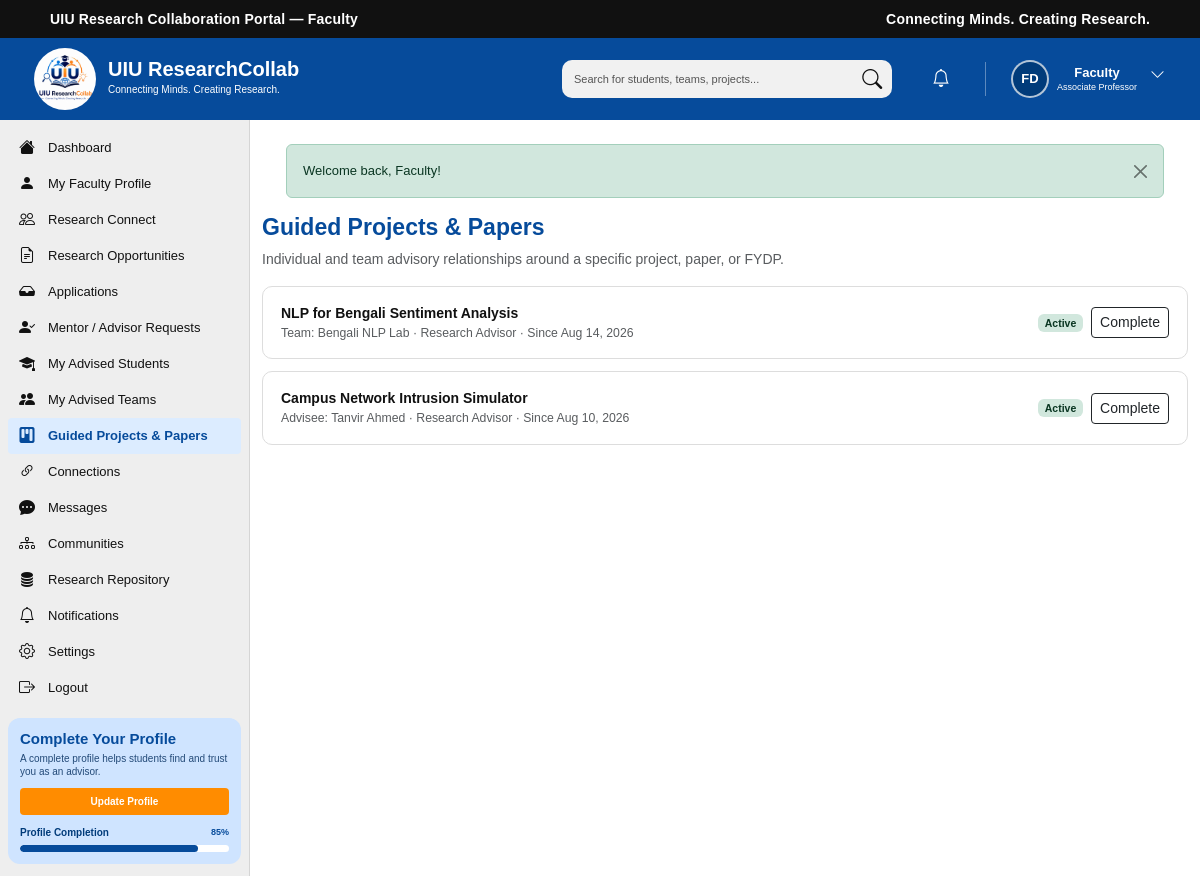
The app's page /faculty/advised-projects.php (signed in) with its own data.
### tables this page shows
CREATE TABLE `users` (
  `id` int(10) UNSIGNED NOT NULL,
  `name` varchar(100) NOT NULL,
  `email` varchar(150) NOT NULL,
  `password` varchar(255) NOT NULL,
  `role` enum('student','faculty','admin') NOT NULL DEFAULT 'student',
  `status` enum('active','inactive','suspended') NOT NULL DEFAULT 'active',
  `email_verified_at` datetime DEFAULT NULL,
  `last_login_at` datetime DEFAULT NULL,
  `created_at` timestamp NOT NULL DEFAULT current_timestamp(),
  `updated_at` timestamp NOT NULL DEFAULT current_timestamp() ON UPDATE current_timestamp()
);

CREATE TABLE `faculty_profiles` (
  `id` int(10) UNSIGNED NOT NULL,
  `user_id` int(10) UNSIGNED NOT NULL,
  `faculty_id` varchar(50) DEFAULT NULL,
  `department` varchar(150) DEFAULT NULL,
  `designation` varchar(150) DEFAULT NULL,
  `specialization` varchar(200) DEFAULT NULL,
  `office_location` varchar(150) DEFAULT NULL,
  `phone` varchar(30) DEFAULT NULL,
  `bio` text DEFAULT NULL,
  `profile_photo` varchar(255) DEFAULT NULL,
  `linkedin_url` varchar(255) DEFAULT NULL,
  `google_scholar_url` varchar(255) DEFAULT NULL,
  `researchgate_url` varchar(255) DEFAULT NULL,
  `created_at` timestamp NOT NULL DEFAULT current_timestamp(),
  `updated_at` timestamp NOT NULL DEFAULT current_timestamp() ON UPDATE current_timestamp()
);

CREATE TABLE IF NOT EXISTS `advisor_assignments` (
  `id` int(10) UNSIGNED NOT NULL AUTO_INCREMENT,
  `advisor_request_id` int(10) UNSIGNED DEFAULT NULL,
  `faculty_user_id` int(10) UNSIGNED NOT NULL,
  `student_user_id` int(10) UNSIGNED DEFAULT NULL,
  `team_id` int(10) UNSIGNED DEFAULT NULL,
  `project_id` int(10) UNSIGNED DEFAULT NULL,
  `opportunity_id` int(10) UNSIGNED DEFAULT NULL,
  `assignment_type` enum('research_advisor','paper_advisor','project_mentor','fydp_supervisor','research_mentor','technical_mentor') NOT NULL,
  `status` enum('active','completed','cancelled') NOT NULL DEFAULT 'active',
  `assigned_at` timestamp NOT NULL DEFAULT current_timestamp(),
  `ended_at` datetime DEFAULT NULL,
  `notes` text DEFAULT NULL,
  `created_at` timestamp NOT NULL DEFAULT current_timestamp(),
  `updated_at` timestamp NOT NULL DEFAULT current_timestamp() ON UPDATE current_timestamp(),
  PRIMARY KEY (`id`),
  KEY `idx_advisor_assignment_faculty_status` (`faculty_user_id`,`status`),
  KEY `idx_advisor_assignment_student` (`student_user_id`),
  KEY `idx_advisor_assignment_team` (`team_id`),
  KEY `idx_advisor_assignment_request` (`advisor_request_id`)
);

CREATE TABLE `research_opportunities` (
  `id` int(10) UNSIGNED NOT NULL,
  `created_by` int(10) UNSIGNED NOT NULL,
  `title` varchar(250) NOT NULL,
  `description` text DEFAULT NULL,
  `problem_statement` text DEFAULT NULL,
  `requirements` text DEFAULT NULL,
  `project_type` varchar(100) DEFAULT NULL,
  `team_size_min` int(10) UNSIGNED DEFAULT 2,
  `team_size_max` int(10) UNSIGNED DEFAULT 6,
  `deadline` date DEFAULT NULL,
  `status` enum('Open','Closed','Draft','Completed') DEFAULT 'Open',
  `visibility` enum('Public','Community','Private') DEFAULT 'Public',
  `created_at` timestamp NOT NULL DEFAULT current_timestamp(),
  `updated_at` timestamp NOT NULL DEFAULT current_timestamp() ON UPDATE current_timestamp()
);

CREATE TABLE `research_teams` (
  `id` int(10) UNSIGNED NOT NULL,
  `name` varchar(200) NOT NULL,
  `description` text DEFAULT NULL,
  `created_by` int(10) UNSIGNED NOT NULL,
  `opportunity_id` int(10) UNSIGNED DEFAULT NULL,
  `research_domain_id` int(10) UNSIGNED DEFAULT NULL,
  `team_size_limit` int(10) UNSIGNED DEFAULT 6,
  `status` enum('Forming','Active','Completed','Archived') DEFAULT 'Forming',
  `created_at` timestamp NOT NULL DEFAULT current_timestamp(),
  `updated_at` timestamp NOT NULL DEFAULT current_timestamp() ON UPDATE current_timestamp()
);

CREATE TABLE `projects` (
  `id` int(10) UNSIGNED NOT NULL,
  `profile_id` int(10) UNSIGNED NOT NULL,
  `title` varchar(200) NOT NULL,
  `description` text DEFAULT NULL,
  `project_type` varchar(100) DEFAULT NULL,
  `start_date` date DEFAULT NULL,
  `end_date` date DEFAULT NULL,
  `repository_url` varchar(255) DEFAULT NULL,
  `demo_url` varchar(255) DEFAULT NULL,
  `is_featured` tinyint(1) DEFAULT 0,
  `created_at` timestamp NOT NULL DEFAULT current_timestamp(),
  `updated_at` timestamp NOT NULL DEFAULT current_timestamp() ON UPDATE current_timestamp()
);

### faculty/advised-projects.php (the view, shortened to what the rows shown need)
<?php
require_once __DIR__ . '/../includes/faculty_guard.php';
$pdo    = db();
$userId = (int)$currentUser['id'];
$stmt = $pdo->prepare(
    "SELECT aa.*, u.name AS student_name, rt.name AS team_name, p.title AS project_title, o.title AS opportunity_title
     FROM advisor_assignments aa
     LEFT JOIN users u ON u.id = aa.student_user_id
     LEFT JOIN research_teams rt ON rt.id = aa.team_id
     LEFT JOIN projects p ON p.id = aa.project_id
     LEFT JOIN research_opportunities o ON o.id = aa.opportunity_id
     WHERE aa.faculty_user_id = ? AND aa.assignment_type IN ('paper_advisor','project_mentor','fydp_supervisor','research_advisor')
     ORDER BY aa.status = 'active' DESC, aa.assigned_at DESC"
);
$stmt->execute([$userId]);
$assignments = $stmt->fetchAll();
?>
<!DOCTYPE html>
<html lang="en">
<head>
    <link href="https://cdn.jsdelivr.net/npm/bootstrap@5.3.3/dist/css/bootstrap.min.css" rel="stylesheet">
    <link rel="stylesheet" href="https://cdn.jsdelivr.net/npm/bootstrap-icons@1.11.3/font/bootstrap-icons.min.css">
    <link rel="stylesheet" href="../CSS/dashboard.css">
</head>
<body>
<?php require __DIR__ . '/../includes/faculty_header.php'; ?>
<?php require __DIR__ . '/../includes/faculty_sidebar.php'; ?>
    <main class="dashboard-main">
        <h2 style="color:var(--uiu-blue);font-size:23px;font-weight:700;">Guided Projects & Papers</h2>
        <?php foreach ($assignments as $a): ?>
            <div class="app-panel d-flex justify-content-between align-items-center flex-wrap gap-2">
                <div>
                    <div class="fw-semibold">
                        <?= $a['project_title'] ? e($a['project_title']) : ($a['opportunity_title'] ? e($a['opportunity_title']) : e(ucwords(str_replace('_', ' ', $a['assignment_type'])))) ?>
                    </div>
                    <div class="text-muted small">
                        <?= $a['team_name'] ? 'Team: ' . e($a['team_name']) : 'Advisee: ' . e($a['student_name']) ?>
                        &middot; <?= e(ucwords(str_replace('_', ' ', $a['assignment_type']))) ?> &middot; Since <?= format_date($a['assigned_at']) ?>
                    </div>
                </div>
                <div class="d-flex gap-2 align-items-center">
                    <span class="badge bg-<?= $a['status'] === 'active' ? 'success' : 'secondary' ?>-subtle text-<?= $a['status'] === 'active' ? 'success' : 'secondary' ?>-emphasis"><?= e(ucfirst($a['status'])) ?></span>
                    <?php if ($a['status'] === 'active'): ?>
                        <form method="post" onsubmit="return confirm('Mark this assignment as completed?');">
                            <button class="btn btn-sm btn-outline-dark">Complete</button>
                        </form>
                    <?php endif; ?>
                </div>
            </div>
        <?php endforeach; ?>
    </main>
<?php require __DIR__ . '/../includes/footer.php'; ?>
</body>
</html>

### includes/faculty_header.php (shortened to what the rows shown need)
<?php
$avatarPath  = $facultyProfile['profile_photo'] ?? null;
?>
<header class="dashboard-header">
    <div class="dashboard-header-left">
        <div class="dashboard-brand">
            <h1>UIU ResearchCollab</h1>
        </div>
    </div>
    <div class="dashboard-header-right">
        <div class="dropdown dashboard-user-dropdown">
            <button class="dashboard-user btn p-0 border-0 bg-transparent" type="button" data-bs-toggle="dropdown" aria-expanded="false" aria-label="User menu">
                <?php if ($avatarPath): ?>
                    <img src="<?= e(url('/uploads/avatars/' . $avatarPath)) ?>" alt="<?= e($currentUser['name']) ?>" class="user-avatar">
                <?php else: ?>
                    <span class="user-avatar avatar-initials"><?= e(initials($currentUser['name'])) ?></span>
                <?php endif; ?>
                <div class="user-information">
                    <h3 class="user-first-name"><?= e(explode(' ', trim($currentUser['name']))[0] ?? $currentUser['name']) ?></h3>
                    <p><?= e($facultyProfile['designation'] ?: 'Faculty') ?></p>
                </div>
                <span class="user-dropdown-button"><i class="bi bi-chevron-down"></i></span>
            </button>
        </div>
    </div>
</header>
<div class="dashboard-wrapper">

### includes/faculty_sidebar.php (shortened to what the rows shown need)
<?php
$completion  = calculate_faculty_profile_completion(db(), (int)$currentUser['id']);
?>
<aside class="dashboard-sidebar">
    <div class="sidebar-profile-card">
        <div class="sidebar-completion">
            <div class="completion-header">
                <span>Profile Completion</span>
                <strong><?= $completion ?>%</strong>
            </div>
        </div>
    </div>
</aside>

### records on screen
users: name "FD", name "Faculty", id "85"
faculty_profiles: designation "Associate Professor"
advisor_assignments: research_opportunities.title "NLP for Bengali Sentiment Analysis", research_teams.name "Bengali NLP Lab", assignment_type "Research Advisor", assigned_at "Aug 14, 2026", status "Active"
advisor_assignments: project.title "Campus Network Intrusion Simulator", users.name "Tanvir Ahmed", assignment_type "Research Advisor", assigned_at "Aug 10, 2026", status "Active"

### other values on screen
$label "Dashboard"
$label "My Faculty Profile"
$label "Research Connect"
$label "Research Opportunities"
$label "Applications"
$label "Mentor / Advisor Requests"
$label "My Advised Students"
$label "My Advised Teams"
$label "Guided Projects & Papers"
$label "Connections"
$label "Messages"
$label "Communities"
$label "Research Repository"
$label "Notifications"
$label "Settings"
